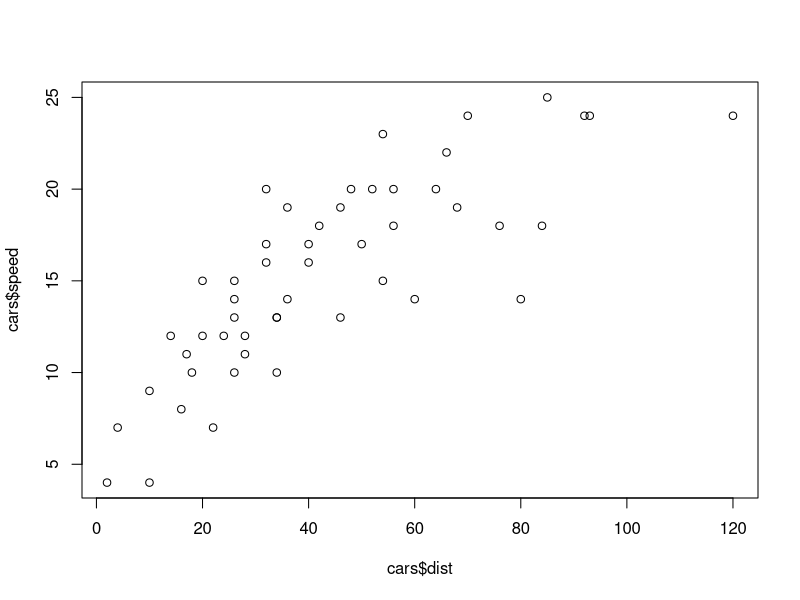

The R script that drew this image:
###############
# Create a simple scatter plot of cars speed and stopping distances
# Christopher Gandrud
# 6 January 2012
###############

plot(cars$dist, cars$speed)